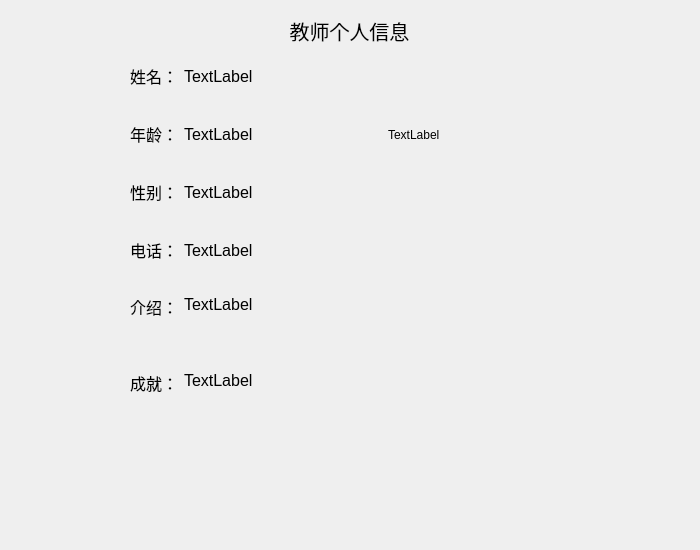
<?xml version="1.0" encoding="UTF-8"?>
<ui version="4.0">
 <class>singlepage_teacher</class>
 <widget class="QWidget" name="singlepage_teacher">
  <property name="geometry">
   <rect>
    <x>0</x>
    <y>0</y>
    <width>700</width>
    <height>550</height>
   </rect>
  </property>
  <property name="windowTitle">
   <string>教师个人信息</string>
  </property>
  <property name="windowIcon">
   <iconset resource="img.qrc">
    <normaloff>:/img/2.jpg</normaloff>:/img/2.jpg</iconset>
  </property>
  <property name="toolTip">
   <string>这是教师个人信息</string>
  </property>
  <widget class="QLabel" name="label">
   <property name="geometry">
    <rect>
     <x>9</x>
     <y>10</y>
     <width>681</width>
     <height>41</height>
    </rect>
   </property>
   <property name="minimumSize">
    <size>
     <width>0</width>
     <height>0</height>
    </size>
   </property>
   <property name="maximumSize">
    <size>
     <width>16777215</width>
     <height>60</height>
    </size>
   </property>
   <property name="font">
    <font>
     <pointsize>15</pointsize>
    </font>
   </property>
   <property name="text">
    <string>教师个人信息</string>
   </property>
   <property name="alignment">
    <set>Qt::AlignCenter</set>
   </property>
  </widget>
  <widget class="QWidget" name="widget" native="true">
   <property name="geometry">
    <rect>
     <x>10</x>
     <y>50</y>
     <width>681</width>
     <height>491</height>
    </rect>
   </property>
   <property name="minimumSize">
    <size>
     <width>0</width>
     <height>222</height>
    </size>
   </property>
   <layout class="QGridLayout" name="gridLayout">
    <item row="3" column="1">
     <widget class="QLabel" name="label_8">
      <property name="font">
       <font>
        <pointsize>12</pointsize>
       </font>
      </property>
      <property name="text">
       <string>电话：</string>
      </property>
      <property name="alignment">
       <set>Qt::AlignRight|Qt::AlignTrailing|Qt::AlignVCenter</set>
      </property>
     </widget>
    </item>
    <item row="0" column="2" colspan="2">
     <widget class="QLabel" name="tname">
      <property name="font">
       <font>
        <pointsize>12</pointsize>
       </font>
      </property>
      <property name="text">
       <string>TextLabel</string>
      </property>
     </widget>
    </item>
    <item row="1" column="0">
     <spacer name="horizontalSpacer">
      <property name="orientation">
       <enum>Qt::Horizontal</enum>
      </property>
      <property name="sizeType">
       <enum>QSizePolicy::Maximum</enum>
      </property>
      <property name="sizeHint" stdset="0">
       <size>
        <width>77</width>
        <height>20</height>
       </size>
      </property>
     </spacer>
    </item>
    <item row="1" column="1">
     <widget class="QLabel" name="label_4">
      <property name="font">
       <font>
        <pointsize>12</pointsize>
       </font>
      </property>
      <property name="text">
       <string>年龄：</string>
      </property>
      <property name="alignment">
       <set>Qt::AlignRight|Qt::AlignTrailing|Qt::AlignVCenter</set>
      </property>
     </widget>
    </item>
    <item row="6" column="2" colspan="3">
     <widget class="QLabel" name="tachieve">
      <property name="minimumSize">
       <size>
        <width>370</width>
        <height>70</height>
       </size>
      </property>
      <property name="maximumSize">
       <size>
        <width>370</width>
        <height>16777215</height>
       </size>
      </property>
      <property name="font">
       <font>
        <pointsize>12</pointsize>
       </font>
      </property>
      <property name="text">
       <string>TextLabel</string>
      </property>
      <property name="alignment">
       <set>Qt::AlignLeading|Qt::AlignLeft|Qt::AlignTop</set>
      </property>
     </widget>
    </item>
    <item row="5" column="1">
     <widget class="QLabel" name="label_3">
      <property name="font">
       <font>
        <pointsize>12</pointsize>
       </font>
      </property>
      <property name="layoutDirection">
       <enum>Qt::LeftToRight</enum>
      </property>
      <property name="text">
       <string>介绍：</string>
      </property>
      <property name="alignment">
       <set>Qt::AlignRight|Qt::AlignTop|Qt::AlignTrailing</set>
      </property>
     </widget>
    </item>
    <item row="0" column="4" rowspan="4">
     <widget class="QWidget" name="widget_2" native="true">
      <property name="minimumSize">
       <size>
        <width>313</width>
        <height>0</height>
       </size>
      </property>
      <widget class="QLabel" name="timg">
       <property name="geometry">
        <rect>
         <x>10</x>
         <y>0</y>
         <width>170</width>
         <height>170</height>
        </rect>
       </property>
       <property name="minimumSize">
        <size>
         <width>170</width>
         <height>170</height>
        </size>
       </property>
       <property name="maximumSize">
        <size>
         <width>170</width>
         <height>170</height>
        </size>
       </property>
       <property name="text">
        <string>TextLabel</string>
       </property>
      </widget>
     </widget>
    </item>
    <item row="3" column="2" colspan="2">
     <widget class="QLabel" name="ttel">
      <property name="font">
       <font>
        <pointsize>12</pointsize>
       </font>
      </property>
      <property name="text">
       <string>TextLabel</string>
      </property>
     </widget>
    </item>
    <item row="5" column="2" colspan="3">
     <widget class="QLabel" name="tintro">
      <property name="minimumSize">
       <size>
        <width>370</width>
        <height>70</height>
       </size>
      </property>
      <property name="maximumSize">
       <size>
        <width>370</width>
        <height>16777199</height>
       </size>
      </property>
      <property name="font">
       <font>
        <pointsize>12</pointsize>
       </font>
      </property>
      <property name="text">
       <string>TextLabel</string>
      </property>
      <property name="alignment">
       <set>Qt::AlignLeading|Qt::AlignLeft|Qt::AlignTop</set>
      </property>
     </widget>
    </item>
    <item row="1" column="2" colspan="2">
     <widget class="QLabel" name="tage">
      <property name="font">
       <font>
        <pointsize>12</pointsize>
       </font>
      </property>
      <property name="text">
       <string>TextLabel</string>
      </property>
     </widget>
    </item>
    <item row="0" column="1">
     <widget class="QLabel" name="label_2">
      <property name="font">
       <font>
        <pointsize>12</pointsize>
       </font>
      </property>
      <property name="text">
       <string>姓名：</string>
      </property>
      <property name="alignment">
       <set>Qt::AlignRight|Qt::AlignTrailing|Qt::AlignVCenter</set>
      </property>
     </widget>
    </item>
    <item row="6" column="1">
     <widget class="QLabel" name="label_7">
      <property name="minimumSize">
       <size>
        <width>0</width>
        <height>0</height>
       </size>
      </property>
      <property name="font">
       <font>
        <pointsize>12</pointsize>
       </font>
      </property>
      <property name="text">
       <string>成就：</string>
      </property>
      <property name="alignment">
       <set>Qt::AlignRight|Qt::AlignTop|Qt::AlignTrailing</set>
      </property>
     </widget>
    </item>
    <item row="4" column="3">
     <spacer name="verticalSpacer_2">
      <property name="orientation">
       <enum>Qt::Vertical</enum>
      </property>
      <property name="sizeType">
       <enum>QSizePolicy::Maximum</enum>
      </property>
      <property name="sizeHint" stdset="0">
       <size>
        <width>20</width>
        <height>13</height>
       </size>
      </property>
     </spacer>
    </item>
    <item row="2" column="2" colspan="2">
     <widget class="QLabel" name="tsex">
      <property name="font">
       <font>
        <pointsize>12</pointsize>
       </font>
      </property>
      <property name="text">
       <string>TextLabel</string>
      </property>
     </widget>
    </item>
    <item row="2" column="1">
     <widget class="QLabel" name="label_6">
      <property name="font">
       <font>
        <pointsize>12</pointsize>
       </font>
      </property>
      <property name="text">
       <string>性别：</string>
      </property>
      <property name="alignment">
       <set>Qt::AlignRight|Qt::AlignTrailing|Qt::AlignVCenter</set>
      </property>
     </widget>
    </item>
    <item row="7" column="1">
     <spacer name="verticalSpacer">
      <property name="orientation">
       <enum>Qt::Vertical</enum>
      </property>
      <property name="sizeType">
       <enum>QSizePolicy::Maximum</enum>
      </property>
      <property name="sizeHint" stdset="0">
       <size>
        <width>20</width>
        <height>100</height>
       </size>
      </property>
     </spacer>
    </item>
   </layout>
  </widget>
 </widget>
 <resources>
  <include location="img.qrc"/>
 </resources>
 <connections/>
</ui>
